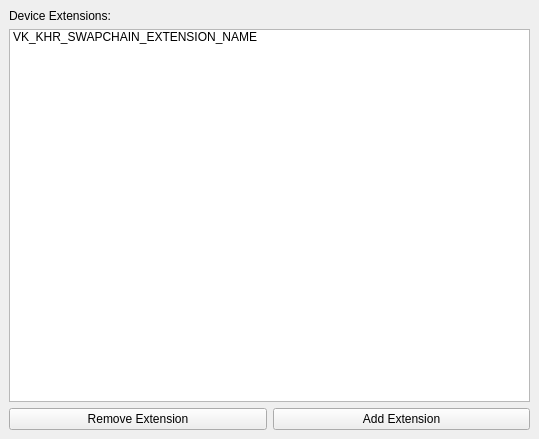
        <widget class="QWidget" name="logicalDevice">
         <attribute name="title">
          <string>Logical Device</string>
         </attribute>
         <widget class="QWidget" name="layoutWidget">
          <property name="geometry">
           <rect>
            <x>9</x>
            <y>9</y>
            <width>521</width>
            <height>421</height>
           </rect>
          </property>
          <layout class="QGridLayout" name="gridLayoutLogicalDevice">
           <item row="0" column="0" colspan="2">
            <layout class="QVBoxLayout" name="verticalLayoutDeviceExtensionInput">
             <item>
              <widget class="QLabel" name="deviceExtensionsLabel">
               <property name="toolTip">
                <string>&lt;html&gt;&lt;head/&gt;&lt;body&gt;&lt;p&gt;&lt;br/&gt;&lt;/p&gt;&lt;/body&gt;&lt;/html&gt;</string>
               </property>
               <property name="text">
                <string>Device Extensions:</string>
               </property>
              </widget>
             </item>
             <item>
              <widget class="QListWidget" name="deviceExtensionsList">
               <property name="toolTip">
                <string>&lt;html&gt;&lt;head/&gt;&lt;body&gt;&lt;p&gt;Add necessary device extensions to your liking. Absolutely necessary extension for swapchain: VK_KHR_SWAPCHAIN_EXTENSION_NAME. Do not disable.&lt;/p&gt;&lt;p&gt;Multiselection with CTRL+Click&lt;/p&gt;&lt;/body&gt;&lt;/html&gt;</string>
               </property>
               <property name="selectionMode">
                <enum>QAbstractItemView::ExtendedSelection</enum>
               </property>
               <item>
                <property name="text">
                 <string>VK_KHR_SWAPCHAIN_EXTENSION_NAME</string>
                </property>
               </item>
              </widget>
             </item>
            </layout>
           </item>
           <item row="1" column="0">
            <widget class="QPushButton" name="removeExtensionButton">
             <property name="text">
              <string>Remove Extension</string>
             </property>
            </widget>
           </item>
           <item row="1" column="1">
            <widget class="QPushButton" name="addExtensionButton">
             <property name="text">
              <string>Add Extension</string>
             </property>
            </widget>
           </item>
          </layout>
         </widget>
        </widget>
